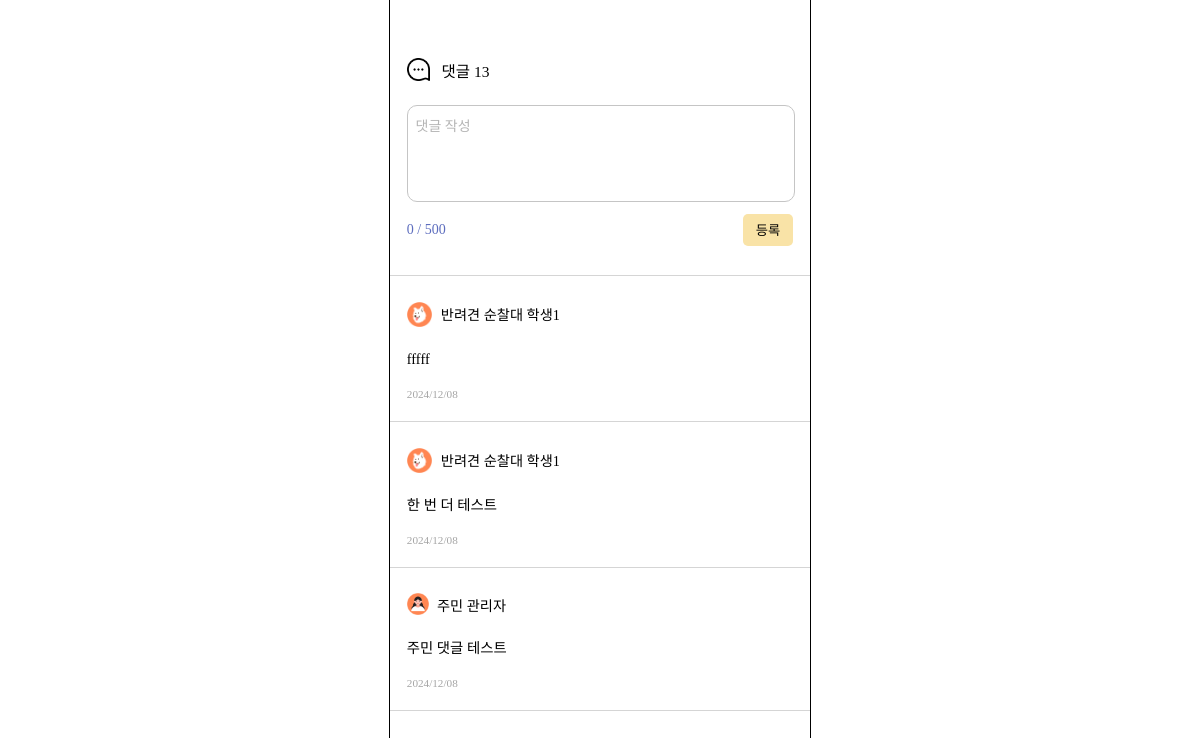
Before: /boards/petrol-board-detail/21/ (lower part) with the older database file.
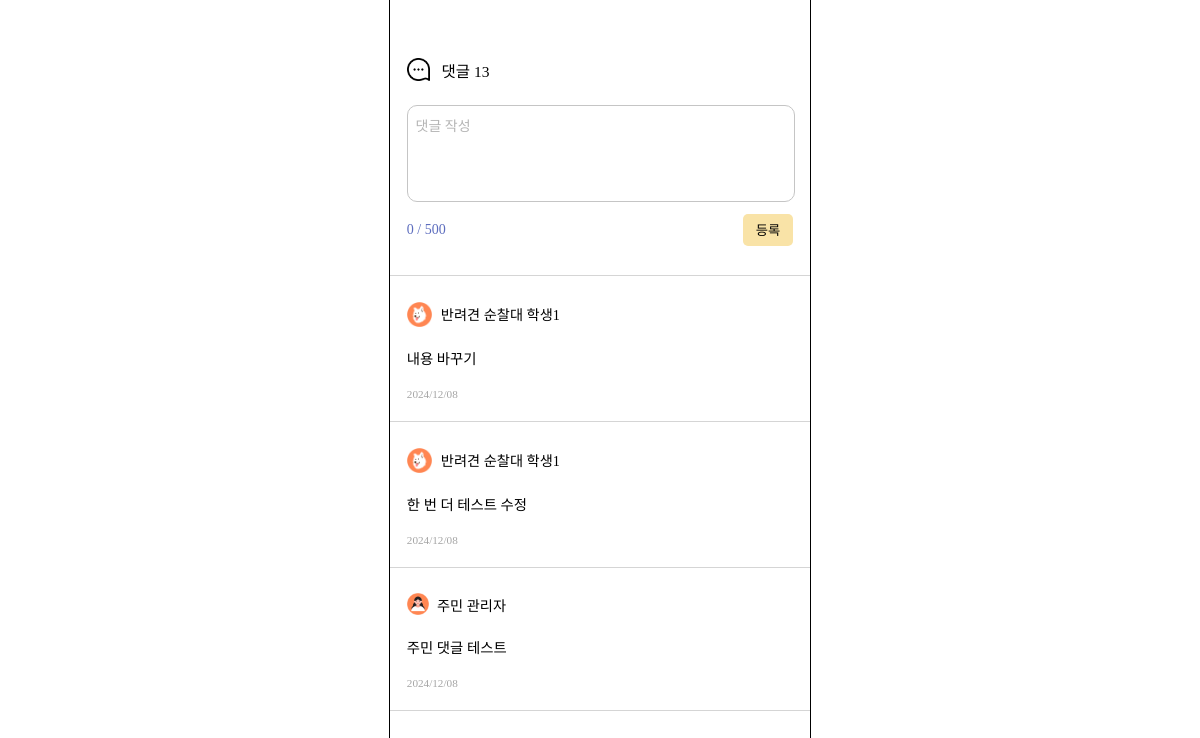
After: the same page with the newer database file.
### boards/models.py (models this page shows)
class Comment(models.Model):
    board = models.ForeignKey(Board, on_delete=models.CASCADE)
    user = models.ForeignKey(settings.AUTH_USER_MODEL, on_delete=models.CASCADE)
    content = models.TextField(null=False, blank=False)
    created_at = models.DateTimeField(auto_now_add=True)

### accounts/models.py (models this page shows, shortened)
class Member(AbstractBaseUser):
    user_id = models.CharField(primary_key=True, max_length=15, null=False, blank=False, unique=True)
    email = models.EmailField(max_length=100, null=False, blank=False, unique=True)
    nickname = models.CharField(null=False, max_length=8, blank=False)
    region_sido = models.CharField(null=False, max_length=30, blank=False)
    region_sigungu = models.CharField(null=False, max_length=30, blank=False)
    region_dong = models.CharField(null=False, max_length=30, blank=False)
    member_type = models.ForeignKey(MemberType, on_delete=models.CASCADE, null=False, blank=False)
    is_active = models.BooleanField(default=True)
    is_admin = models.BooleanField(default=False)
    objects = UserManager()
    USERNAME_FIELD = 'user_id'
    REQUIRED_FIELDS = ['email', 'nickname', 'region_sido', 'region_sigungu', 'region_dong', 'member_type']

class MemberType(models.Model):
    type_name = models.CharField(max_length=10)
    def __str__(self):
        return self.type_name

### boards/views.py (the view)
# urls.py: path('petrol-board-detail/<int:id>/', views.petrol_board_detail, name='petrol_board_detail'),
def petrol_board_detail(request, id):
    board = Board.objects.get(id=id)
    if request.method == 'POST':
        form = CommentForm(request.POST)
        if form.is_valid():
            comment = form.save(commit=False)
            comment.board = board
            comment.user = request.user
            comment.save()
            return redirect('boards:petrol_board_detail', id=id)
    else:
        form = CommentForm()
    location = BoardLocation.objects.get(board=board)
    comments = Comment.objects.filter(board=board)
    context = {
        'board': board,
        'location': location,
        'comments': comments,
    }
    return render(request, 'boards/petrol_board_detail.html', context)

### templates/boards/petrol_board_detail.html (shortened to what this page needs)
<!DOCTYPE html>
{% load static %}
<html lang="ko">
<head>
    <link rel="stylesheet" href="{% static 'css/petrol_board_detail.css' %}">
    <link rel="stylesheet" as="style" crossorigin href="https://cdn.jsdelivr.net/gh/ungveloper/web-fonts/SCoreDream/font-face.css" />
    <link rel="stylesheet" as="style" crossorigin href="https://cdn.jsdelivr.net/gh/ungveloper/web-fonts/SCoreDream/font-family.css" />
</head>
<body>
    <div class="container-content">
        <div class="contents">
            <div class="content">
                <div class="post-block">
                    <div class="comment-title-header">
                        <div class="comment-img">
                            <img src="{% static 'image/speech-bubble.png' %}" alt="">
                        </div>
                        <div class="comment-num">댓글 13</div>
                    </div>
                    <form action="{% url 'boards:petrol_board_detail' board.id%}" method="post" id="comment-form">
                        <textarea name="content" id="comment-area" placeholder="댓글 작성" maxlength="500" spellcheck="false"></textarea>
                        <div class="comment-form-footer">
                            <div id="text-count">0 / 500</div>
                            <div class="submit-btn">
                                <button type="submit">등록</button>
                            </div>
                        </div>
                    </form>
                </div>
                <div class="line"></div>
                {% for comment in comments %}
                    <div class="comment-block">
                        <div class="comment-block-header">
                            <div class="comment-infos">
                                <div class="comment-user-profile">
                                    {% if comment.user.member_type.type_name == '반려견 순찰대' %}
                                        <img src="{% static 'image/petrol_profile.png' %}" alt="">
                                    {% else %}
                                         <img src="{% static 'image/people_profile.png' %}" alt="">
                                    {% endif %}
                                </div>
                                <div class="comment-user-name">{{ comment.user.member_type}} <span class="text-strong">{{ comment.user.nickname }}</span></div>
                            </div>
                        </div>
                        <div class="comment-content">
                            {{ comment.content|linebreaks }}
                        </div>
                        <div class="comment-date">{{ comment.created_at|date:"Y/m/d" }}</div>
                    </div>
                {% endfor %}
            </div>
        </div>
    </div>
</body>
</html>

Changed rows visible on the page:
changed Comment: content "fffff" → "내용 바꾸기"
changed Comment: content "한 번 더 테스트" → "한 번 더 테스트 수정"
